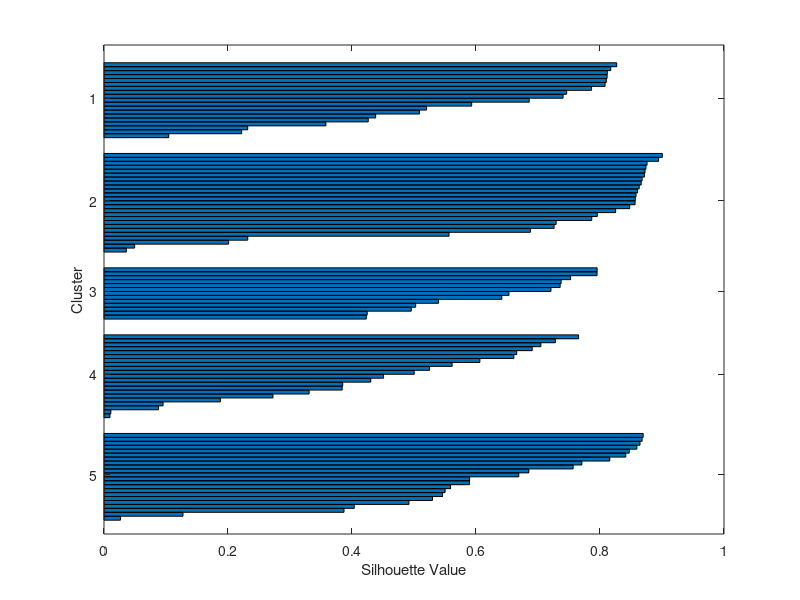
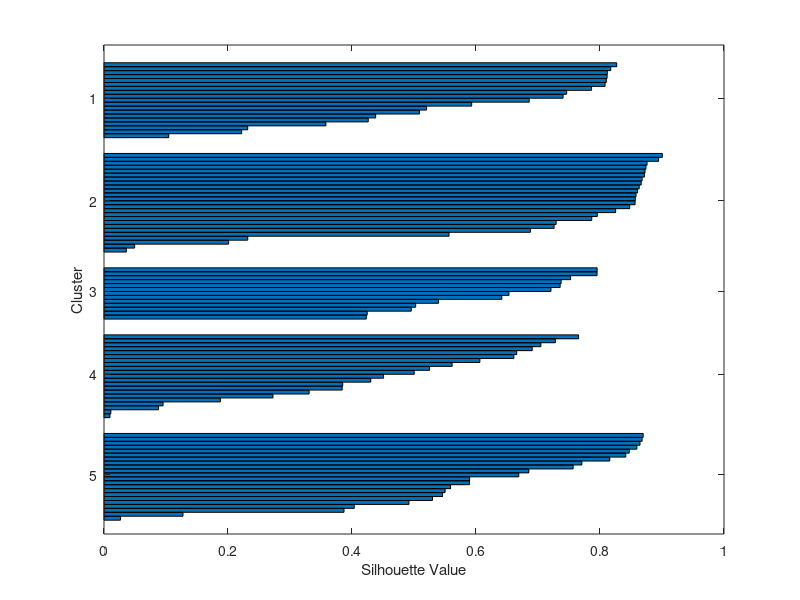

The MATLAB source for these figures, in order: (Note: this script raises an error after producing the figures.)
% Initialize the WSN
numNodes = 100;
nodes = [rand(numNodes, 1) * 500, rand(numNodes, 1) * 500];
sink_node = [250,250]; % Define the sink node
sink_x = 250; % Sink node x-coordinate
sink_y = 250; % Sink node y-coordinate

% Define a range of k values to test
min_k = 5;
max_k = 15;
k_values = min_k:max_k;

% Initialize silhouette scores cell array
silhouette_scores = cell(length(k_values), 1);

% Loop through each k value
for k_index = 1:length(k_values)
    k = k_values(k_index);
    
    % Perform K-means clustering
    [idx, ~] = kmeans(nodes, k);
    
    % Compute silhouette scores
    silhouette_scores{k_index} = silhouette(nodes, idx);
    
    % Plot silhouette scores for each cluster
    figure;
    silhouette_vals = silhouette(nodes, idx);
    silhouette_groups = splitapply(@(x){x}, silhouette_vals, idx);
    num_clusters = max(idx);
    for i = 1:num_clusters
        subplot(num_clusters, 1, i);
        histogram(silhouette_groups{i}, 'Normalization', 'probability');
        xlabel('Silhouette Score');
        ylabel('Frequency');
        title(['Cluster ' num2str(i)]);
        grid on;
    end
    sgtitle(['Silhouette Analysis for k = ' num2str(k)]);
end
% Initialize the Tabu Search
num_iterations = 100;
tabu_tenure = randi(num_iterations, numNodes, 1);

% Initialize the energy consumption coefficient
energy_consumption_coefficient = 0.1; % Coefficient to model energy consumption

% Initialize the cost functions
distance = @(a, b) sqrt((a(:, 1) - b(1)).^2 + (a(:, 2) - b(2)).^2);

cost_function = @(x, ch_index) sum(sqrt((x(1:end-1, 1) - x(2:end, 1)).^2 + (x(1:end-1, 2) - x(2:end, 2)).^2)) + ...
                                 sum(sqrt((x(:, 1) - sink_node(1)).^2 + (x(:, 2) - sink_node(2)).^2)) + ...
                                 energy_consumption_coefficient * sum(distance(x, x(ch_index, :)));

% Initialize the best solution for each cluster
best_solutions = cell(1, optimal_k);
best_costs = inf * ones(1, optimal_k);
best_cost_iter = zeros(optimal_k, num_iterations);

% Define colors for marking selected cluster heads
colors = ['r', 'g', 'b', 'm', 'c', 'y'];

% Loop through each cluster
for i = 1:optimal_k
    % Get the nodes in the cluster
    cluster_nodes = nodes(idx == i, :);
    num_cluster_nodes = size(cluster_nodes, 1);

    % Initialize the Tabu Search for this cluster
    tabu_list = zeros(num_cluster_nodes, num_iterations);

    % Run the Tabu Search
    for iter = 1:num_iterations
        % Initialize the current solution
        current_solution = randperm(num_cluster_nodes);
        current_cost = cost_function(cluster_nodes(current_solution, :), 1);

        % Initialize the tabu list for this iteration
        tabu_list(:, iter) = current_solution';

        % Run the Tabu Search iterations
        for j = 1:num_cluster_nodes
            % Generate the neighborhood
            neighborhood = current_solution;
            neighborhood(j) = current_solution(mod(j+1, num_cluster_nodes)+1);

            % Evaluate the cost of the neighborhood
            neighborhood_cost = cost_function(cluster_nodes(neighborhood, :), neighborhood(1));

            % Check if the neighborhood cost is better than the current cost
            if neighborhood_cost < current_cost
                current_solution = neighborhood;
                current_cost = neighborhood_cost;
            end
        end

        % Update the best solution if the current cost is better
        if current_cost < best_costs(i)
            best_solutions{i} = cluster_nodes(current_solution(1), :);
            best_costs(i) = current_cost;
        end

        % Update the tabu list
        tabu_list(:, iter) = current_solution';
        tabu_tenure(idx == i) = tabu_tenure(idx == i) - 1;

        % Update the best_cost_iter array
        if iter > 1
            best_cost_iter(i, iter) = min(best_cost_iter(i, iter - 1), current_cost);
        else
            best_cost_iter(i, iter) = current_cost;
        end

    end
end

% Step 4: Construct MST for CHs and Sink node using Kruskal's Algorithm
MST_edges = kruskal_mst(best_solutions, sink_x, sink_y); % Compute MST

% Save the relevant variables to a .mat file
save('wsn_results.mat', 'nodes', 'idx', 'C', 'best_solutions', 'sink_node', 'MST_edges', '-v7.3');
disp('Clustering and network initialization results saved successfully!');



% Plot the WSN with selected cluster heads
figure;
hold on;
for i = 1:optimal_k
    cluster_nodes = nodes(idx == i, :);
    selected_ch = best_solutions{i};

    % Plot cluster nodes
    plot(cluster_nodes(:, 1), cluster_nodes(:, 2), 'o', 'Color', colors(mod(i, length(colors)) + 1), 'MarkerFaceColor', colors(mod(i, length(colors)) + 1));

    % Plot selected cluster head
    plot(selected_ch(1), selected_ch(2), 'x', 'MarkerSize', 12, 'LineWidth', 2, 'Color', colors(mod(i, length(colors)) + 1));

    % Plot connection between cluster nodes and cluster head
    for j = 1:size(cluster_nodes, 1)
        plot([cluster_nodes(j, 1), selected_ch(1)], [cluster_nodes(j, 2), selected_ch(2)], 'k');
    end
end

% Plot sink node
plot(sink_node(1), sink_node(2), 's', 'MarkerSize', 15, 'LineWidth', 2, 'Color', 'k', 'MarkerFaceColor', 'k');
xlabel('X-coordinate');
ylabel('Y-coordinate');
title('WSN with Selected Cluster Heads');
axis equal;
grid on;
legend('Cluster Nodes', 'Cluster Head', 'Connection to Sink', 'Sink Node');

% Plot final network including CHs, Sink, and MST edges
figure;
hold on;

% Plot MST edges
for i = 1:size(MST_edges, 1)
    plot(MST_edges(i, [1, 3]), MST_edges(i, [2, 4]), 'b-', 'LineWidth', 1.5);
end

% Plot CHs
for i = 1:optimal_k
    clusterNodes = nodes(idx == i, :);
    scatter(clusterNodes(:, 1), clusterNodes(:, 2), 'filled');
    scatter(best_solutions{i}(1), best_solutions{i}(2), 100, 'r', 'filled'); % Plot CHs
    % Connect nodes in the cluster to the corresponding CH
    for j = 1:size(clusterNodes, 1)
        plot([clusterNodes(j, 1), best_solutions{i}(1)], [clusterNodes(j, 2), best_solutions{i}(2)], 'k');
    end
end

% Plot Sink node
scatter(sink_node(1), sink_node(2), 100, 'g', 'filled');
text(sink_node(1) + 2, sink_node(2) + 2, 'Sink', 'Color', 'g');

title('Final Network Visualization');
xlabel('X-coordinate');
ylabel('Y-coordinate');
grid on;

function MST_edges = kruskal_mst(best_solutions, sink_x, sink_y)
    numCH = length(best_solutions); % Number of Cluster Heads
    
    % Combine CHs and Sink node
    CH_XY = [vertcat(best_solutions{:}); [sink_x, sink_y]];

    % Compute pairwise distances between CHs and Sink node
    distances = pdist2(CH_XY, CH_XY);

    % Initialize the MST edges
    MST_edges = zeros(numCH+1, 4);
    
    % Initialize the edges matrix
    edges = zeros(numCH*(numCH-1)/2 + numCH, 3);
    k = 1;
    for i = 1:numCH
        for j = i+1:numCH
            edges(k, 1) = i;
            edges(k, 2) = j;
            edges(k, 3) = distances(i, j);
            k = k + 1;
        end
    end
    
    % Add edges from CHs to Sink node
    for i = 1:numCH
        edges(k, 1) = i;
        edges(k, 2) = numCH + 1;
        edges(k, 3) = pdist([CH_XY(i,:); [sink_x, sink_y]]);
        k = k + 1;
    end
    
    % Sort edges by weight
    edges = sortrows(edges, 3);
    
    % Initialize the parents array
    parent = 1:numCH+1;
    
    % Initialize the number of edges added to MST
    edge_count = 0;
    
    % Iterate over all edges in sorted order
    idx = 1;
    while edge_count < numCH
        % Extract the next edge
        u = edges(idx, 1);
        v = edges(idx, 2);
        w = edges(idx, 3);
        idx = idx + 1;
        
        % Find parents of vertices u and v
        set_u = find_parent(parent, u);
        set_v = find_parent(parent, v);
        
        % If including this edge does not form a cycle, include it
        if set_u ~= set_v
            MST_edges(edge_count+1, :) = [CH_XY(u, :), CH_XY(v, :)];
            edge_count = edge_count + 1;
            parent(set_u) = set_v;
        end
    end
end

function p = find_parent(parent, i)
    if parent(i) == i
        p = i;
    else
        p = find_parent(parent, parent(i));
    end
end






